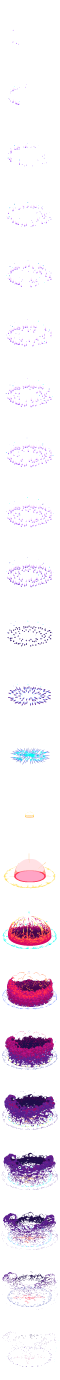
#> input picture art/duelyst_fx/rengoku/final/anim_rengoku_strike_tight_300_b.webp, 300 x 6900 px (shown at 1/5 size)
$ python discord_preview.py
#> lines starting #> are read from the running program, lines starting #| are printed output that depends on the picture
### art/jutsu_icons/forbidden_chakra_fury/animation/build_v5.py
#!/usr/bin/env python3
"""Forbidden Chakra Fury v5: a tessellating field plus one caster clip (director 2026-11-16).

    python3 art/jutsu_icons/forbidden_chakra_fury/animation/build_v5.py [--size 192] [--board] [--final]

Why v5: the spiral (AOE_SPIRAL_SHOOT, range 4) is centred on the CASTER and stamps the recoil's art on up to 60
tiles at the same instant. v4 played a 3x clip per tile, so neighbours overdrew into mush. Director rulings:
- the art stays on the recoil tag (no mosaic of visual tags: they clutter the jutsu stats screens);
- ONE extra visual tag is allowed, on the caster (COORDINATES, origin CASTER, offset 0,0), for a special effect that
  feeds the field.

Design:
- FIELD (recoil appear/static/disappear + ground image), animationScale 2.0: the clip is exactly one hex wide, the
  hex sits in the middle band of the frame. Each tile carries a jagged six-spoke crack whose spokes end exactly on
  the six hex edge midpoints, entering along the centre-to-midpoint line. Neighbouring tiles' spokes therefore meet
  end to end in a straight joint, so 60 identical synced stamps read as ONE crack network across the floor. Sparse
  per tile (one tall blade, one short) because everything is multiplied by 60.
- CASTER (visual tag appear), animationScale 3.0: chakra gathers into the body (frames 0-3), the body detonates
  (4+), and six drive-cracks run from the caster's hex centre to its own edge midpoints, which are exactly where the
  ring-1 tiles' spokes begin: the cut visibly leaves the caster and runs into the field.
- Timing on one clock (both appears start together): the field waits dark for frames 0-3 while the caster gathers,
  cuts outward 4-7 in step with the caster's drive-cracks, flashes at 8, blades erupt 9-12, shards rise and the web
  cools 13-23. The static loop starts at t=0 too (engine), so its first 15 frames (1.05 s) are quiet and cover the
  eruption; the glints come after, every cycle.
Pillow for drawing, numpy for compositing (as the earlier FCF builders).
"""
import argparse
import math
import os
import sys

import numpy as np
from PIL import Image, ImageDraw, ImageFilter

HERE = os.path.dirname(os.path.abspath(__file__))
sys.path.insert(0, HERE)
import build_strips as B  # noqa: E402  arr, img, over, dots, load, transform, bolt, noise, strip

N = 512
VIOLET = np.array([0.72, 0.42, 1.0], np.float32)
HOT = np.array([0.97, 0.93, 1.0], np.float32)
SCORCH = np.array([0.10, 0.04, 0.16], np.float32)
FIELD_SCALE = 2.0
CASTER_SCALE = 3.0
MS = {"field": 42, "caster": 42, "loop": 70, "end": 50}


# ----------------------------------------------------------------------------------------------- geometry
# [11 lines left out: functions tile_geom, edge_midpoints, not called in this run]


def hex_poly(cx, cy, w, h):
    return [(cx - w / 2, cy), (cx - w / 4, cy - h / 2), (cx + w / 4, cy - h / 2), (cx + w / 2, cy),
            (cx + w / 4, cy + h / 2), (cx - w / 4, cy + h / 2)]


# [117 lines left out: functions polyline_len, partial, spoke, branch, stroke, layer and 3 more, not called in this run]


def field_widths(n, spokes, branches, k=1.0):
    u = n / 192.0  # widths are authored in final-pixel units
    return [4.0 * u * k] * len(spokes), [2.2 * u * k] * len(branches)


# [283 lines left out: functions build_field_appear, build_field_ground, build_field_loop, build_field_end, build_caster, odd_q_to_cube and 4 more, not called in this run]


# [2 lines that do not run on import are left out]

### art/duelyst_fx/rengoku/discord_preview.py
#!/usr/bin/env python3
"""Discord showcase GIF for Rengoku Ro's new animation, from the final strips (what will be uploaded).

    python3 art/duelyst_fx/rengoku/discord_preview.py

Real board geometry (hex 2:1, clip = tile height x 3), zoomed on one target; strike once, then the smoulder loop for
its two rounds, on one clock. Output: preview/rengoku_discord.gif (640x360).
"""
import os
import sys

from PIL import Image, ImageDraw, ImageFont

HERE = os.path.dirname(os.path.abspath(__file__))
sys.path.insert(0, os.path.join(HERE, "..", "..", "jutsu_icons", "forbidden_chakra_fury", "animation"))
import build_v5 as V  # noqa: E402

FINAL = os.path.join(HERE, "final")
STRIKE, STRIKE_MS = "anim_rengoku_strike_tight_300_b.webp", 70
SMOULDER, SMOULDER_MS = "anim_rengoku_smoulder_tight_300_b.webp", 70
FONT = "/usr/share/fonts/truetype/dejavu/DejaVuSans-Bold.ttf"
FONT2 = "/usr/share/fonts/truetype/dejavu/DejaVuSans.ttf"


def strip_frames(path):
    im = Image.open(path).convert("RGBA")
#> im is the input picture: PIL image 300x6900 RGBA; mean R, G, B, A 13.5, 6.5, 14, 25.3
    s = im.width
#> s = 300
    return [im.crop((0, i * s, s, (i + 1) * s)) for i in range(im.height // s)]


def main():
    W, H = 640, 360
    w = 190                     # hex width on this canvas (zoomed board)
    h = w / 2
    e = int(h * 3)              # clip side at animationScale 3
    cx, cy = W * 0.6, H * 0.6   # the target's tile centre (the clip centre)
    strike = [f.resize((e, e), Image.LANCZOS) for f in strip_frames(os.path.join(FINAL, STRIKE))]
    smoulder = [f.resize((e, e), Image.LANCZOS) for f in strip_frames(os.path.join(FINAL, SMOULDER))]
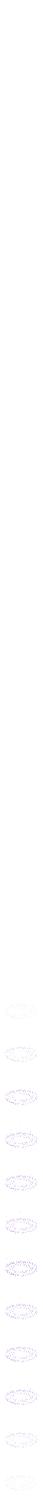
#> input picture art/duelyst_fx/rengoku/final/anim_rengoku_smoulder_tight_300_b.webp, 300 x 10500 px (shown at 1/7 size)
#> in strip_frames, im is the input picture: PIL image 300x10500 RGBA; mean R, G, B, A 2.2, 1.6, 2.7, 1.4

    base = Image.new("RGBA", (W, H), (30, 32, 29, 255))
    d = ImageDraw.Draw(base)
    col_step, STACK = w * 0.75, 0.25
    for c in range(-3, 4):
        for r in range(-3, 4):
            x = cx + c * col_step
            y = cy + r * h + (h / 2 if c % 2 else 0)
            d.polygon(V.hex_poly(x, y, w, h), outline=(255, 255, 255, 30))
    d.polygon(V.hex_poly(cx, cy, w, h), fill=(44, 40, 52, 255), outline=(190, 160, 255, 70))
    # stand-in target figure (a silhouette, so the dome's height reads against a body)
    fig = Image.new("RGBA", (W, H), (0, 0, 0, 0))
#> fig: PIL image 640x360 RGBA; every value is 0
    fd = ImageDraw.Draw(fig)
    feet, top = cy + 0.4 * h, cy - 1.2 * h   # real placement: feet 0.4h below the clip centre, 1.6h tall
    bw, head = w * 0.17, w * 0.1
    fd.ellipse((cx - w * 0.16, feet - h * 0.09, cx + w * 0.16, feet + h * 0.09), fill=(0, 0, 0, 70))
    fd.rounded_rectangle((cx - bw / 2, top + head * 1.6, cx + bw / 2, feet - 4), radius=10, fill=(58, 54, 70, 255))
    fd.ellipse((cx - head, top, cx + head, top + head * 2), fill=(58, 54, 70, 255))
    title = ImageFont.truetype(FONT, 30)
    sub = ImageFont.truetype(FONT2, 15)

    strike_end = len(strike) * STRIKE_MS
#> strike_end = 1610
    loop_end = 2 * len(smoulder) * SMOULDER_MS   # two full smoulder cycles: the second shows its re-flare alone
#> loop_end = 4900
    total = loop_end + 400
#> total = 5300
    step = 35
    frames, durs = [], []
    for t in range(0, total, step):
        im = base.copy()
        sh = Image.new("RGBA", (W, H), (0, 0, 0, 0))
        im.alpha_composite(sh)
        im.alpha_composite(fig)
        if t < strike_end:
            im.alpha_composite(strike[t // STRIKE_MS], (int(cx - e / 2), int(cy - e / 2)))
        if t < loop_end:
            im.alpha_composite(smoulder[(t // SMOULDER_MS) % len(smoulder)], (int(cx - e / 2), int(cy - e / 2)))
        dd = ImageDraw.Draw(im)
        dd.text((22, 16), "Rengoku Rō", font=title, fill=(236, 222, 255, 255))
        dd.text((24, 54), "Purgatory Prison · new battle animation", font=sub, fill=(190, 176, 220, 255))
        frames.append(im.convert("RGB"))
        durs.append(step)
#> this loop made 152 passes
#> pass 1, in main, `im = base.copy()`:
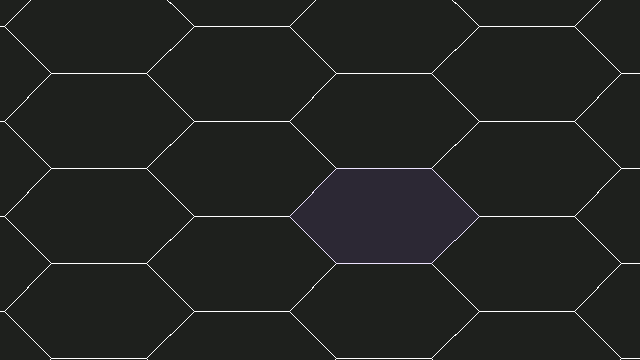
#> im: PIL image 640x360 RGBA; mean R, G, B, A 34, 35.6, 33.7, 251.7; transparent parts drawn white
#> after the loop:
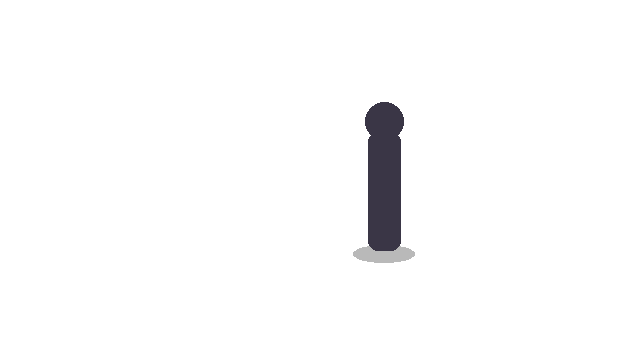
#> fig: PIL image 640x360 RGBA; mean R, G, B, A 1.2, 1.1, 1.5, 5.6; transparent parts drawn white
#> after the loop:
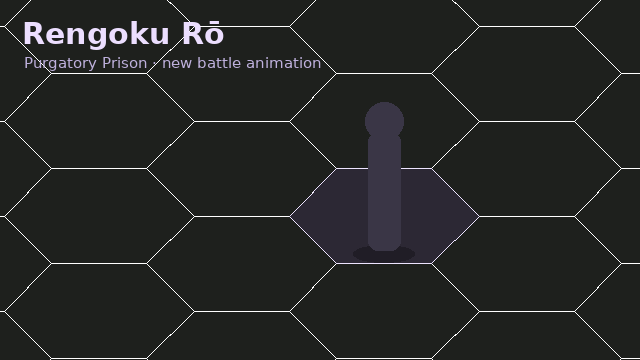
#> im: PIL image 640x360 RGBA; mean R, G, B, A 36.7, 38, 36.8, 251.8; transparent parts drawn white
#> after the loop, durs = 152 values from 35 to 35; frames = 152 items
    pal = [f.quantize(colors=200, method=Image.Quantize.MEDIANCUT, dither=Image.Dither.NONE) for f in frames]
#> pal = 152 items
    out = os.path.join(HERE, "preview", "rengoku_discord.gif")
    pal[0].save(out, save_all=True, append_images=pal[1:], duration=durs, loop=0, optimize=True, disposal=1)
    print(out, len(frames), "frames", os.path.getsize(out), "bytes")
#| art/duelyst_fx/rengoku/preview/rengoku_discord.gif 152 frames 698431 bytes


if __name__ == "__main__":
    main()
